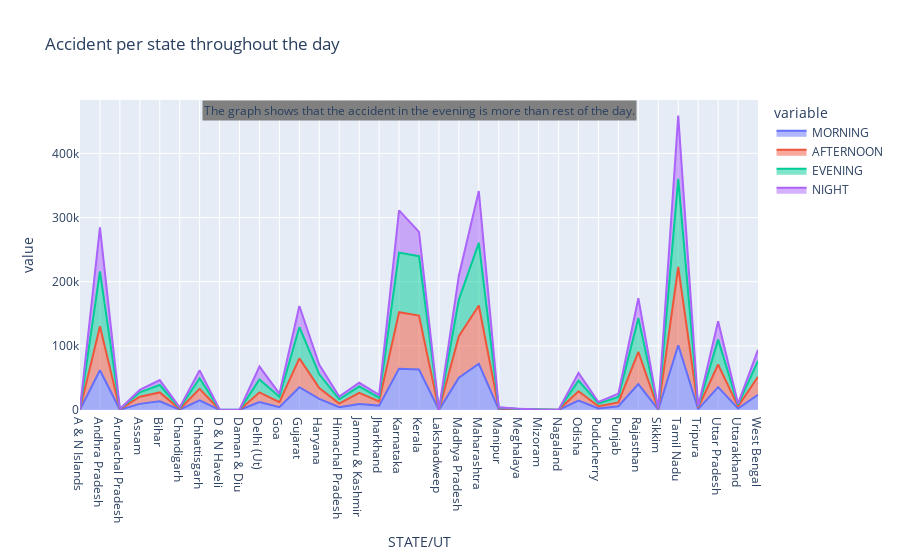

Here is the notebook cell this chart was saved with:
### Code cell
# accident per state throughout the day
time = ['MORNING','AFTERNOON','EVENING', 'NIGHT']
fig = px.area(grouped_obj, x=grouped_obj.index, y=time, title='Accident per state throughout the day')
conclusion = 'The graph shows that the accident in the evening is more than rest of the day.'
fig.add_annotation(text=conclusion, xref='paper', yref='paper', x=.5, y=1, bgcolor='grey',  showarrow=False, font=dict(size=12))
fig.show()

### Figure 1 — Plotly figure (JSON) as saved in the notebook; plotly's stock layout.template omitted (floating-point values rounded to 4 significant figures)
{"data": [{"fillpattern": {"shape": ""}, "hovertemplate": "variable=MORNING<br>STATE/UT=%{x}<br>value=%{y}<extra></extra>", "legendgroup": "MORNING", "line": {"color": "#636efa"}, "marker": {"symbol": "circle"}, "mode": "lines", "name": "MORNING", "orientation": "v", "showlegend": true, "stackgroup": "1", "type": "scatter", "x": ["A & N Islands", "Andhra Pradesh", "Arunachal Pradesh", "Assam", "Bihar", "Chandigarh", "Chhattisgarh", "D & N Haveli", "Daman & Diu", "Delhi (Ut)", "Goa", "Gujarat", "Haryana", "Himachal Pradesh", "Jammu & Kashmir", "Jharkhand", "Karnataka", "Kerala", "Lakshadweep", "Madhya Pradesh", "Maharashtra", "Manipur", "Meghalaya", "Mizoram", "Nagaland", "Odisha", "Puducherry", "Punjab", "Rajasthan", "Sikkim", "Tamil Nadu", "Tripura", "Uttar Pradesh", "Uttarakhand", "West Bengal"], "xaxis": "x", "y": [388, 61966, 369, 9540, 13578, 515, 15185, 122, 41, 12333, 4287, 35494, 17454, 4341, 9520, 6841, 64457, 63176, 0, 50441, 72104, 1083, 468, 129, 89, 14693, 2532, 5942, 40398, 439, 100887, 1433, 35622, 2347, 23650], "yaxis": "y"}, {"fillpattern": {"shape": ""}, "hovertemplate": "variable=AFTERNOON<br>STATE/UT=%{x}<br>value=%{y}<extra></extra>", "legendgroup": "AFTERNOON", "line": {"color": "#EF553B"}, "marker": {"symbol": "circle"}, "mode": "lines", "name": "AFTERNOON", "orientation": "v", "showlegend": true, "stackgroup": "1", "type": "scatter", "x": ["A & N Islands", "Andhra Pradesh", "Arunachal Pradesh", "Assam", "Bihar", "Chandigarh", "Chhattisgarh", "D & N Haveli", "Daman & Diu", "Delhi (Ut)", "Goa", "Gujarat", "Haryana", "Himachal Pradesh", "Jammu & Kashmir", "Jharkhand", "Karnataka", "Kerala", "Lakshadweep", "Madhya Pradesh", "Maharashtra", "Manipur", "Meghalaya", "Mizoram", "Nagaland", "Odisha", "Puducherry", "Punjab", "Rajasthan", "Sikkim", "Tamil Nadu", "Tripura", "Uttar Pradesh", "Uttarakhand", "West Bengal"], "xaxis": "x", "y": [607, 68608, 606, 11112, 13785, 949, 17715, 185, 106, 15213, 8081, 45031, 16939, 5581, 17242, 6684, 87973, 84094, 3, 64483, 90801, 1683, 604, 154, 153, 14582, 3426, 5898, 50304, 530, 122016, 2110, 35298, 3268, 28265], "yaxis": "y"}, {"fillpattern": {"shape": ""}, "hovertemplate": "variable=EVENING<br>STATE/UT=%{x}<br>value=%{y}<extra></extra>", "legendgroup": "EVENING", "line": {"color": "#00cc96"}, "marker": {"symbol": "circle"}, "mode": "lines", "name": "EVENING", "orientation": "v", "showlegend": true, "stackgroup": "1", "type": "scatter", "x": ["A & N Islands", "Andhra Pradesh", "Arunachal Pradesh", "Assam", "Bihar", "Chandigarh", "Chhattisgarh", "D & N Haveli", "Daman & Diu", "Delhi (Ut)", "Goa", "Gujarat", "Haryana", "Himachal Pradesh", "Jammu & Kashmir", "Jharkhand", "Karnataka", "Kerala", "Lakshadweep", "Madhya Pradesh", "Maharashtra", "Manipur", "Meghalaya", "Mizoram", "Nagaland", "Odisha", "Puducherry", "Punjab", "Rajasthan", "Sikkim", "Tamil Nadu", "Tripura", "Uttar Pradesh", "Uttarakhand", "West Bengal"], "xaxis": "x", "y": [552, 85622, 502, 6915, 11598, 1368, 16611, 331, 136, 20113, 8194, 48554, 21177, 6781, 9918, 5831, 92944, 92446, 4, 57213, 97710, 1048, 562, 182, 127, 16601, 4280, 8623, 52455, 393, 137306, 1357, 38768, 2740, 24668], "yaxis": "y"}, {"fillpattern": {"shape": ""}, "hovertemplate": "variable=NIGHT<br>STATE/UT=%{x}<br>value=%{y}<extra></extra>", "legendgroup": "NIGHT", "line": {"color": "#ab63fa"}, "marker": {"symbol": "circle"}, "mode": "lines", "name": "NIGHT", "orientation": "v", "showlegend": true, "stackgroup": "1", "type": "scatter", "x": ["A & N Islands", "Andhra Pradesh", "Arunachal Pradesh", "Assam", "Bihar", "Chandigarh", "Chhattisgarh", "D & N Haveli", "Daman & Diu", "Delhi (Ut)", "Goa", "Gujarat", "Haryana", "Himachal Pradesh", "Jammu & Kashmir", "Jharkhand", "Karnataka", "Kerala", "Lakshadweep", "Madhya Pradesh", "Maharashtra", "Manipur", "Meghalaya", "Mizoram", "Nagaland", "Odisha", "Puducherry", "Punjab", "Rajasthan", "Sikkim", "Tamil Nadu", "Tripura", "Uttar Pradesh", "Uttarakhand", "West Bengal"], "xaxis": "x", "y": [201, 68580, 223, 3732, 7712, 1133, 12326, 179, 102, 20027, 4827, 33003, 15031, 4345, 5730, 4425, 65768, 37888, 3, 37631, 80807, 343, 478, 135, 71, 11850, 2208, 5172, 31072, 187, 98872, 563, 28643, 1561, 17289], "yaxis": "y"}], "layout": {"annotations": [{"bgcolor": "grey", "font": {"size": 12}, "showarrow": false, "text": "The graph shows that the accident in the evening is more than rest of the day.", "x": 0.5, "xref": "paper", "y": 1, "yref": "paper"}], "legend": {"title": {"text": "variable"}, "tracegroupgap": 0}, "title": {"text": "Accident per state throughout the day"}, "xaxis": {"anchor": "y", "domain": [0, 1], "title": {"text": "STATE/UT"}}, "yaxis": {"anchor": "x", "domain": [0, 1], "title": {"text": "value"}}}}
